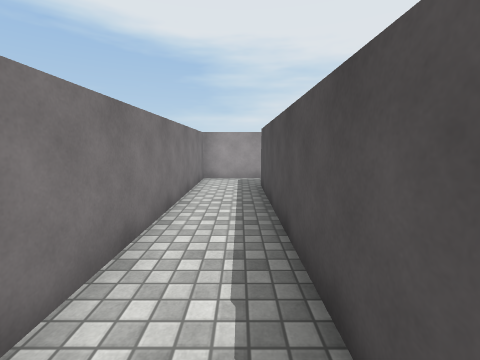
view 1 (above)

13 first-person views from a walk through a 3-D level made in the Unity game engine. The camera is 1.4 m above the floor, tilts 8° down and sees 90° across. The floor is counted in squares, 1 m on a side. Each view is taken from the middle of a square. On the plan, view 1 faces up. The plan holds only what a view shows up to about 13 squares ahead; the rest is blank. The place goes on beyond the plan. The player is left out. Surface patterns are stand-ins for the level's own textures.

view 2
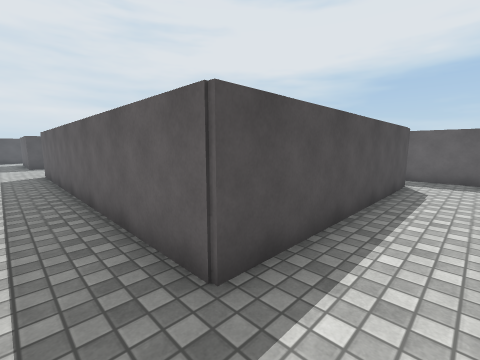

view 3
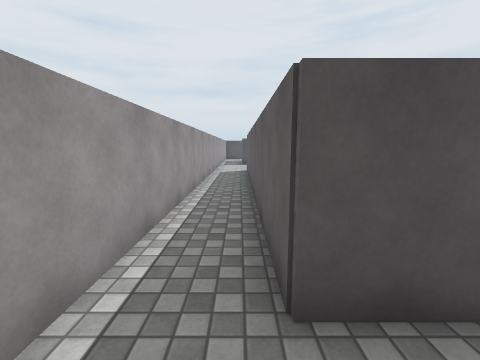

view 4
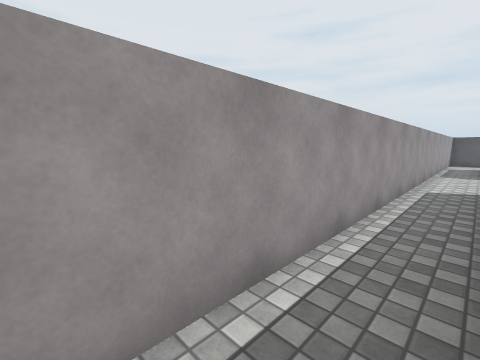

view 5
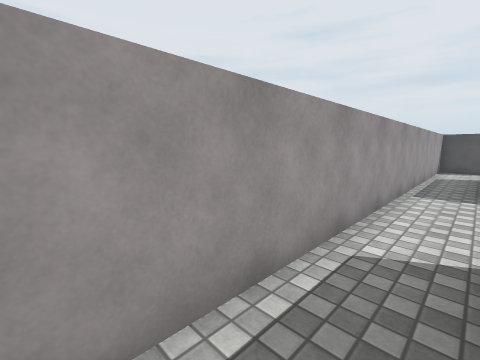

view 6
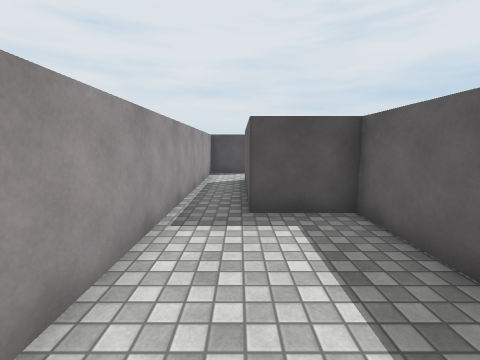

view 7
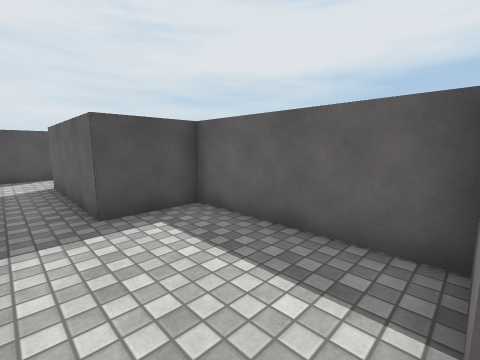

view 8
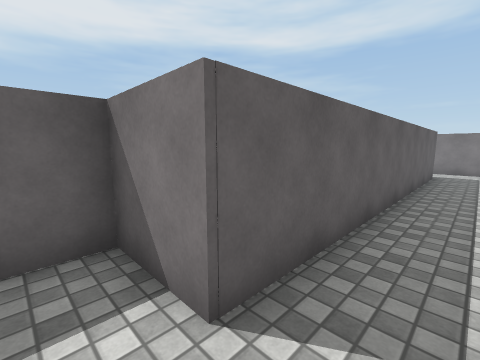

view 9
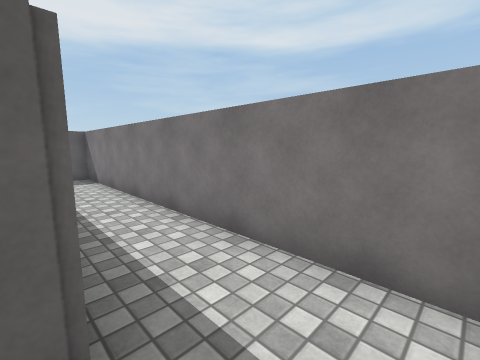

view 10
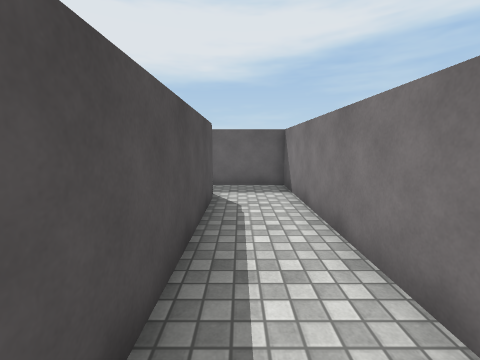

view 11
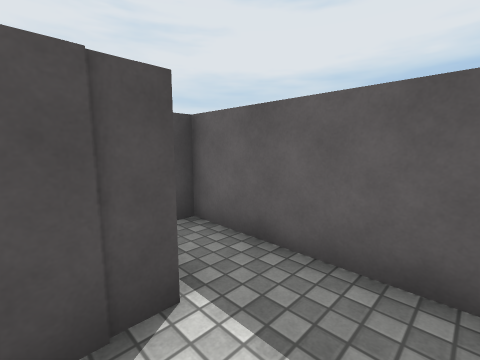

view 12
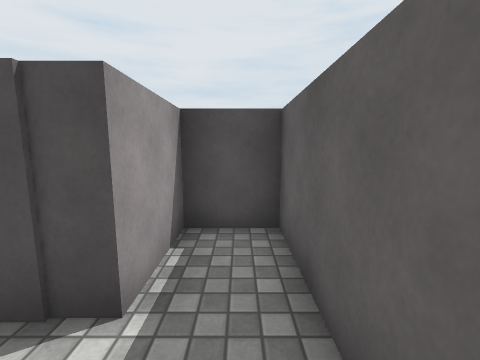

view 13
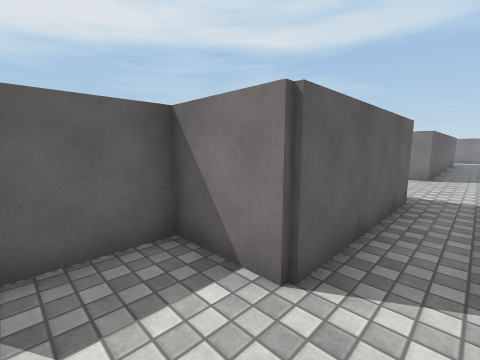

### Floor plan
Points are (right, up) in squares from view 1. A wall is a line through its corners. A room is listed if a view was taken in it or the views show most of it. See-through windows are left out.
Room 1 (views 1, 2, 3, 4, 5, 6, 7, 8, 9, 10, 11, 12, 13)
walls: (25.5, 9.6) (25.5, 10.5) (-1.6, 10.5) (-1.6, -1.7) (3, -1.7) (3, 0) (0.8, 0) (0.8, 8.6) (12.9, 8.6) (12.9, 6.5) (17.9, 6.5) (17.9, 8.8) (23.1, 8.8)
ways out: opening at (24.5, 9)

Where each view was taken, in squares from view 1:
view 1: 0 up, 0 right, facing up
view 2: 10 up, 1 left, facing down-right
view 3: 9 up, 1 left, facing right
view 4: 9 up, 3 right, facing up-right
view 5: 9 up, 9 right, facing up-right
view 6: 9 up, 13 right, facing right
view 7: 10 up, 13 right, facing down-right
view 8: 10 up, 14 right, facing down-left
view 9: 10 up, 1 right, facing down-left
view 10: 7 up, 0 right, facing down
view 11: 1 up, 1 left, facing down-right
view 12: 1 down, 1 left, facing right
view 13: 10 up, 25 right, facing down-left
